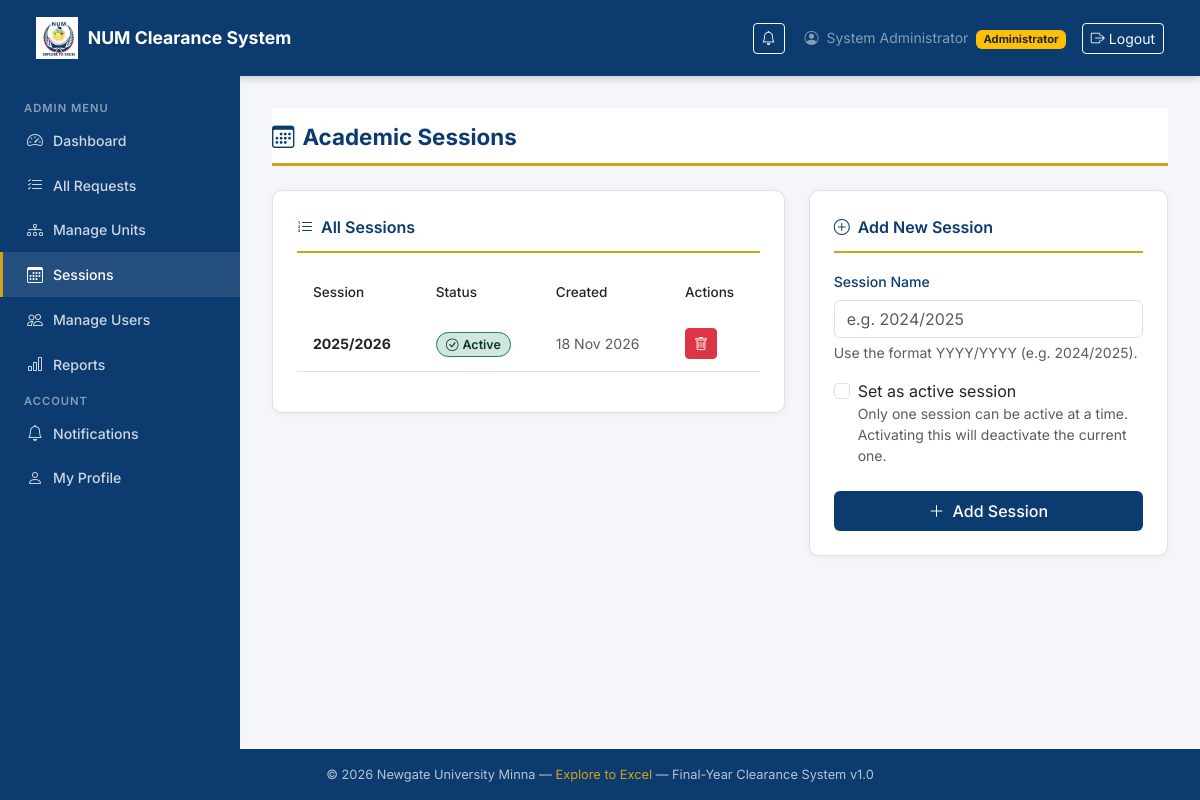
/clearance/admin/sessions/ (signed in), run on the app's committed database.
### accounts/models.py (models this page shows, shortened)
class CustomUser(AbstractUser):
    ROLE_CHOICES = [
        ('student',      'Student'),
        ('bursary',      'Bursary Officer'),
        ('unit_officer', 'Unit Officer'),
        ('admin',        'Administrator'),
    ]
    role            = models.CharField(max_length=20, choices=ROLE_CHOICES, default='student')
    matric_number   = models.CharField(max_length=20, blank=True, null=True, unique=True)
    department      = models.CharField(max_length=100, blank=True, null=True)
    phone           = models.CharField(max_length=15, blank=True, null=True)
    is_verified     = models.BooleanField(default=False)
    @property
    def is_student(self):
        return self.role == 'student'
    @property
    def is_bursary(self):
        return self.role == 'bursary'
    @property
    def is_unit_officer(self):
        return self.role == 'unit_officer'
    @property
    def is_admin_user(self):
        return self.role == 'admin'

### clearance/models.py (models this page shows, shortened)
class AcademicSession(models.Model):
    name       = models.CharField(max_length=20, unique=True)  # e.g. 2024/2025
    is_active  = models.BooleanField(default=False)
    created_at = models.DateTimeField(auto_now_add=True)
    class Meta:
        ordering = ['-name']

### clearance/views.py (the view)
@login_required
@role_required('admin')
def admin_sessions(request):
    from .models import AcademicSession
    sessions = AcademicSession.objects.all()
    return render(request, 'clearance/admin_sessions.html', {
        'sessions': sessions,
    })

### clearance/templatetags/clearance_tags.py (called while the page is built)
@register.simple_tag
def unread_count(user):
    if not user or not user.is_authenticated:
        return 0
    return Notification.objects.filter(
        user=user,
        is_read=False
    ).count()

### clearance/views.py (called while the page is built)
def role_required(*roles):
    from functools import wraps
    def decorator(view_func):
        @wraps(view_func)
        def _wrapped(request, *args, **kwargs):
            if not request.user.is_authenticated:
                return redirect('login')
            if request.user.role not in roles:
                messages.error(request, 'Access denied.')
                return redirect('dashboard')
            return view_func(request, *args, **kwargs)
        return _wrapped
    return decorator

### templates/clearance/admin_sessions.html (shortened to what this page needs)
{% extends 'base.html' %}
{% block content %}
<div class="page-header">
  <h1>
    <i class="bi bi-calendar3 me-2"></i>Academic Sessions
  </h1>
</div>
<div class="row g-4">
  <div class="col-md-7">
    <div class="num-card">
      <div class="card-title">
        <i class="bi bi-list-ol me-2"></i>All Sessions
      </div>
      {% if sessions %}
        <div class="table-responsive">
          <table class="table num-table">
            <thead>
              <tr>
                <th>Session</th>
                <th>Status</th>
                <th>Created</th>
                <th>Actions</th>
              </tr>
            </thead>
            <tbody>
              {% for session in sessions %}
                <tr>
                  <td>
                    <strong>{{ session.name }}</strong>
                  </td>
                  <td>
                    {% if session.is_active %}
                      <span class="status-badge badge-approved">
                        <i class="bi bi-check-circle me-1"></i>Active
                      </span>
                    {% else %}
                      <span class="status-badge badge-pending">
                        Inactive
                      </span>
                    {% endif %}
                  </td>
                  <td class="small text-muted">
                    {{ session.created_at|date:"d M Y" }}
                  </td>
                  <td>
                    <div class="d-flex gap-2">
                      <form method="post"
                            action="{% url 'clearance:delete_session' session.pk %}"
                            onsubmit="return confirm(
                              'Delete session {{ session.name }}?'
                            )">
                        <button type="submit"
                                class="btn btn-danger btn-sm">
                          <i class="bi bi-trash"></i>
                        </button>
                      </form>
                    </div>
                  </td>
                </tr>
              {% endfor %}
            </tbody>
          </table>
        </div>
      {% else %}
        <div class="text-center py-4 text-muted">
          <i class="bi bi-calendar-x fs-2"></i>
          <p class="mt-2">No sessions created yet.</p>
        </div>
      {% endif %}
    </div>
  </div>
  <div class="col-md-5">
    <div class="num-card">
      <div class="card-title">
        <i class="bi bi-plus-circle me-2"></i>Add New Session
      </div>
      <form method="post"
            action="{% url 'clearance:add_session' %}"
            novalidate>
        <div class="mb-3">
          <label class="form-label">Session Name</label>
          <input type="text"
                 name="name"
                 class="form-control"
                 placeholder="e.g. 2024/2025"
                 required/>
          <div class="form-text">
            Use the format YYYY/YYYY (e.g. 2024/2025).
          </div>
        </div>
        <div class="mb-4">
          <div class="form-check">
            <input type="checkbox"
                   name="is_active"
                   id="is_active"
                   class="form-check-input"/>
            <label class="form-check-label" for="is_active">
              Set as active session
              <small class="text-muted d-block">
                Only one session can be active at a time.
                Activating this will deactivate the current one.
              </small>
            </label>
          </div>
        </div>
        <button type="submit" class="btn btn-num w-100">
          <i class="bi bi-plus-lg me-2"></i>Add Session
        </button>
      </form>
    </div>
  </div>
</div>
{% endblock %}

### templates/base.html (shortened to what this page needs)
{% load static clearance_tags %}
<!DOCTYPE html>
<html lang="en">
<head>
  <link href="https://cdn.jsdelivr.net/npm/bootstrap@5.3.0/dist/css/bootstrap.min.css" rel="stylesheet"/>
  <link href="https://cdn.jsdelivr.net/npm/bootstrap-icons@1.11.0/font/bootstrap-icons.css" rel="stylesheet"/>
</head>
<body>
  {% if user.is_authenticated %}
  <nav class="navbar num-navbar">
    <div class="container-fluid">
      <a class="navbar-brand" href="{% url 'dashboard' %}">
        {% load static %}
        <img src="{% static 'images/num-logo.webp' %}" alt="NUM Logo"/>
        <span>NUM Clearance System</span>
      </a>
      <div class="d-flex align-items-center gap-3">
        {% load clearance_tags %}
          {% unread_count request.user as unread %}
        <a href="{% url 'clearance:notifications' %}"
          class="btn btn-sm btn-outline-light position-relative me-1">
          <i class="bi bi-bell"></i>
        </a>
        <span class="text-white-50 small d-none d-md-inline">
          <i class="bi bi-person-circle me-1"></i>
          {{ user.get_full_name|default:user.username }}
          <span class="badge bg-warning text-dark ms-1" style="font-size:0.7rem;">
            {{ user.get_role_display }}
          </span>
        </span>
        <a href="{% url 'logout' %}" class="btn btn-sm btn-outline-light">
          <i class="bi bi-box-arrow-right me-1"></i>Logout
        </a>
      </div>
    </div>
  </nav>
  <div class="sidebar">
    {% if user.is_student %}
      <span class="sidebar-heading">Student Menu</span>
      <a href="{% url 'dashboard' %}"
         class="nav-link {% if request.resolver_match.url_name == 'dashboard' %}active{% endif %}">
        <i class="bi bi-speedometer2"></i> Dashboard
      </a>
      <a href="{% url 'clearance:submit' %}"
         class="nav-link {% if request.resolver_match.url_name == 'submit' %}active{% endif %}">
        <i class="bi bi-send"></i> Submit Clearance
      </a>
      <a href="{% url 'clearance:status' %}"
         class="nav-link {% if request.resolver_match.url_name == 'status' %}active{% endif %}">
        <i class="bi bi-clipboard2-check"></i> My Status
      </a>
    {% elif user.is_admin_user %}
      <span class="sidebar-heading">Admin Menu</span>
      <a href="{% url 'dashboard' %}" class="nav-link">
        <i class="bi bi-speedometer2"></i> Dashboard
      </a>
      <a href="{% url 'clearance:admin_requests' %}" class="nav-link">
        <i class="bi bi-list-check"></i> All Requests
      </a>
      <a href="{% url 'clearance:admin_units' %}" class="nav-link">
        <i class="bi bi-diagram-3"></i> Manage Units
      </a>
      <a href="{% url 'clearance:admin_sessions' %}" class="nav-link {% if request.resolver_match.url_name == 'admin_sessions' %}active{% endif %}">
        <i class="bi bi-calendar3"></i> Sessions
      </a>
      <a href="{% url 'accounts:manage_users' %}" class="nav-link">
        <i class="bi bi-people"></i> Manage Users
      </a>
      <a href="{% url 'clearance:reports' %}" class="nav-link">
        <i class="bi bi-bar-chart"></i> Reports
      </a>
    {% endif %}
    <span class="sidebar-heading" style="margin-top:2rem;">Account</span>
      <a href="{% url 'clearance:notifications' %}"
        class="nav-link {% if request.resolver_match.url_name == 'notifications' %}active{% endif %}">
        <i class="bi bi-bell"></i> Notifications
        {% unread_count request.user as unread %}
      </a>
      <a href="{% url 'accounts:profile' %}" class="nav-link">
        <i class="bi bi-person"></i> My Profile
      </a>
  </div>
  <div class="main-content">
    {% block content %}{% endblock %}
  </div>
  {% else %}
    {% block auth_content %}{% endblock %}
  {% endif %}
  <footer class="num-footer">
    &copy; {% now "Y" %} Newgate University Minna &mdash;
    <span>Explore to Excel</span> &mdash;
    Final-Year Clearance System v1.0
  </footer>
</body>
</html>

### templates/base.html (style rules this page uses)
:root { --num-navy: #0b3b6f; --num-gold: #d4a017; --num-light: #f4f6f9; --num-white: #ffffff; --num-text: #212529; --num-border: #dee2e6; --num-green: #198754; --num-red: #dc3545; }
* { font-family: 'Inter', sans-serif; }
body { background-color: var(--num-light); color: var(--num-text); min-height: 100vh; display: flex; flex-direction: column; }
.num-navbar { background-color: var(--num-navy); padding: 0.75rem 1.5rem; box-shadow: 0 2px 8px rgba(0,0,0,0.2); }
.num-navbar .navbar-brand { color: var(--num-white) !important; font-weight: 700; font-size: 1.1rem; display: flex; align-items: center; gap: 10px; }
.num-navbar .navbar-brand img { height: 42px; width: auto; }
.sidebar { background-color: var(--num-navy); min-height: calc(100vh - 70px); width: 240px; position: fixed; top: 70px; left: 0; padding: 1.5rem 0; z-index: 100; transition: transform 0.3s; }
.sidebar .sidebar-heading { color: rgba(255,255,255,0.5); font-size: 0.7rem; font-weight: 600; text-transform: uppercase; letter-spacing: 1px; padding: 0.5rem 1.5rem; margin-top: 1rem; }
.sidebar .nav-link { color: rgba(255,255,255,0.8); font-size: 0.88rem; font-weight: 500; padding: 0.65rem 1.5rem; display: flex; align-items: center; gap: 10px; border-left: 3px solid transparent; transition: all 0.2s; }
.sidebar .nav-link:hover, .sidebar .nav-link.active { color: var(--num-white); background-color: rgba(255,255,255,0.1); border-left-color: var(--num-gold); }
.sidebar .nav-link i { font-size: 1rem; }
.main-content { margin-left: 240px; padding: 2rem; flex: 1; }
.num-card { background: var(--num-white); border: 1px solid var(--num-border); border-radius: 10px; box-shadow: 0 1px 6px rgba(0,0,0,0.06); padding: 1.5rem; margin-bottom: 1.5rem; }
.num-card .card-title { font-size: 1rem; font-weight: 600; color: var(--num-navy); margin-bottom: 1rem; padding-bottom: 0.75rem; border-bottom: 2px solid var(--num-gold); }
.btn-num { background-color: var(--num-navy); color: var(--num-white); border: none; font-weight: 500; border-radius: 6px; padding: 0.5rem 1.25rem; transition: background 0.2s; }
.badge-approved { background-color: #d1e7dd; color: #0a3622; border: 1px solid #198754; }
.status-badge { padding: 0.35em 0.75em; border-radius: 20px; font-size: 0.78rem; font-weight: 600; }
.num-table thead { background-color: var(--num-navy); color: var(--num-white); }
.num-table thead th { font-weight: 500; font-size: 0.85rem; padding: 0.85rem 1rem; border: none; }
.num-table tbody td { padding: 0.75rem 1rem; vertical-align: middle; font-size: 0.88rem; }
.page-header { background: var(--num-white); border-bottom: 3px solid var(--num-gold); padding: 1rem 0 0.75rem; margin-bottom: 1.5rem; }
.page-header h1 { font-size: 1.4rem; font-weight: 700; color: var(--num-navy); margin: 0; }
.form-label { font-weight: 500; font-size: 0.88rem; color: var(--num-navy); }
.num-footer { background-color: var(--num-navy); color: rgba(255,255,255,0.7); text-align: center; padding: 1rem; font-size: 0.8rem; margin-top: auto; }
.num-footer span { color: var(--num-gold); }

### data on the page
CustomUser: get_full_name "System Administrator", role "Administrator"
AcademicSession: name "2025/2026", is_active True (drawn), created_at "18 Nov 2026"
